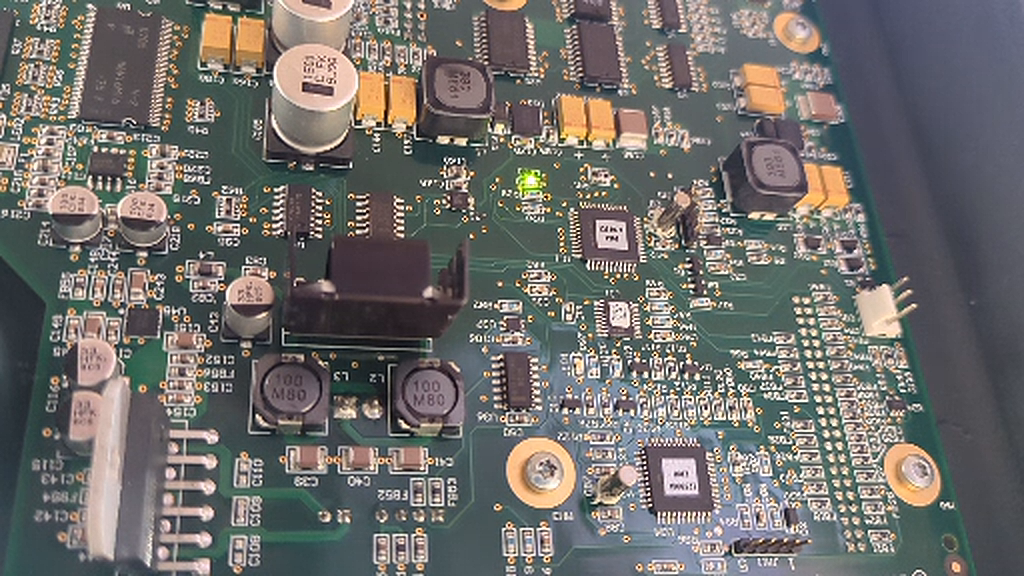
#> input picture analysis/board/board_t14s.png, 1024 x 576 px
$ python ascii_img.py ../../../analysis/board/board_t14s.png
#> lines starting #> are read from the running program, lines starting #| are printed output that depends on the picture
import sys
import imageio.v3 as iio
import numpy as np

img = iio.imread(sys.argv[1])
#> img is the input picture: shape (576, 1024, 3); mean R, G, B 111.9, 110, 107.1
h, w, c = img.shape
#> h = 576; w = 1024; c = 3
img_gray = np.mean(img, axis=2)
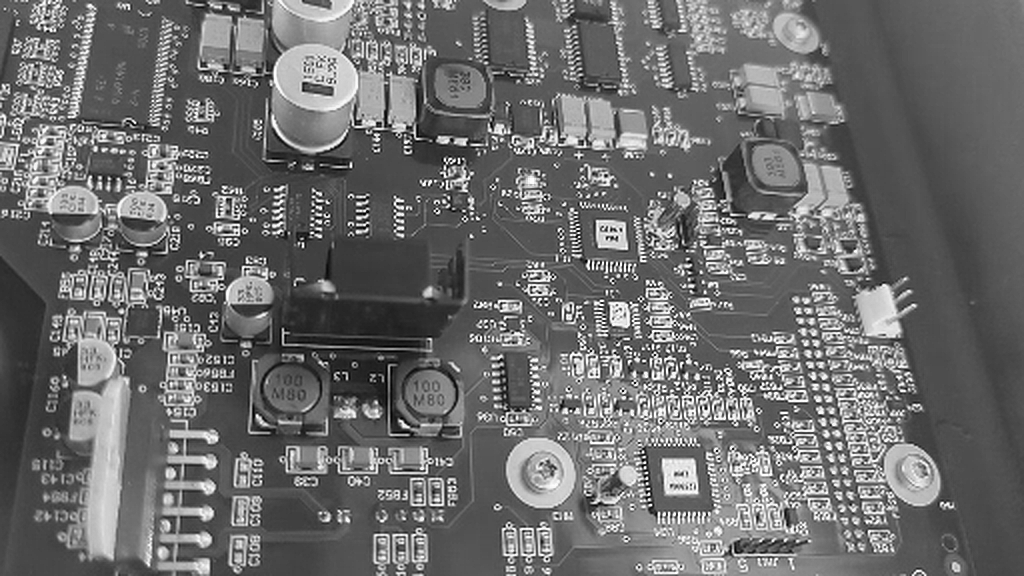
#> img_gray: shape (576, 1024) float64; min 0, max 255, mean 109.6

chars = " .:-=+*#%@"
out = ""
for y in range(0, h, h//20):
    for x in range(0, w, w//60):
        val = int(img_gray[y, x] / 255.0 * 9.99)
        out += chars[val]
    out += "\n"
print(out)
